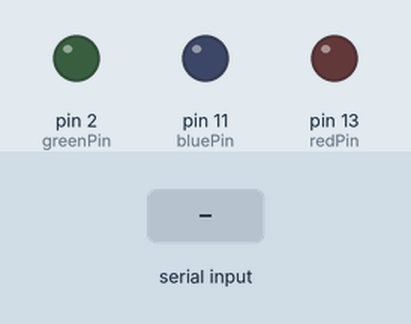
Recording of a sketch running on a simulated Arduino Uno, built with avr-gcc and run on an emulated ATmega328P. Parts: output pins drawn as LEDs (lit = HIGH). Inputs (shaded band) come from the test bench. What the sketch prints to the serial monitor is not drawn.

Above: at 1.2 s.
1.3 s: "red" received over Serial
At 3.5 s:
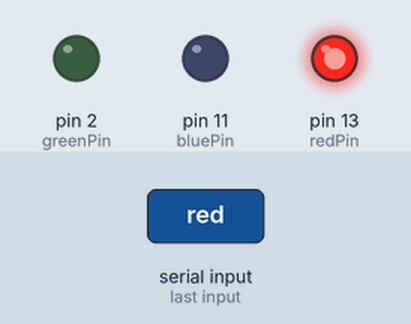
3.8 s: "blue" received over Serial
At 5.4 s:
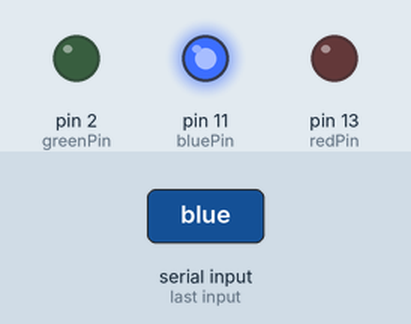
6.3 s: "green" received over Serial
At 8.5 s:
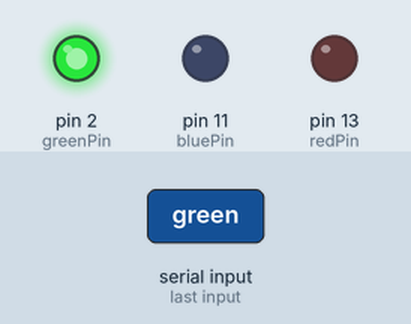
Timing chart, 0 to 10.0 s (numbered marks = the images above; inputs shaded):
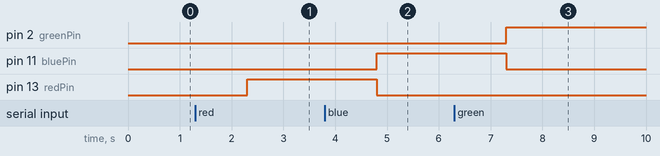

The sketch:

19_string_input.ino
```cpp
int redPin = 13;
int bluePin = 11;
int greenPin = 2;
String input;
String msg = "What led do you want to turn on? ";

void setup() {
  // put your setup code here, to run once:
Serial.begin(9600);
pinMode(redPin, OUTPUT);
pinMode(bluePin, OUTPUT);
pinMode(greenPin, OUTPUT);
}

void loop() {
  // put your main code here, to run repeatedly:
Serial.print(msg);

while(Serial.available() == 0){}

input = Serial.readString();
Serial.println(input);

if(input == "red" || input == "Red" || input == "RED")
{
  digitalWrite(redPin, HIGH);
  digitalWrite(bluePin, LOW);
  digitalWrite(greenPin, LOW);
}

if(input == "blue" || input == "Blue" || input == "BLUE")
{
  digitalWrite(redPin, LOW);
  digitalWrite(bluePin, HIGH);
  digitalWrite(greenPin, LOW);
}

if(input == "green" || input == "Green" || input == "GREEN")
{
  digitalWrite(redPin, LOW);
  digitalWrite(bluePin, LOW);
  digitalWrite(greenPin, HIGH);
}
}
```

Measured:
- after the input at 1.3 s, pin 13 (redPin): LOW → HIGH after 1.0 s
- after the input at 3.8 s, pin 11 (bluePin): LOW → HIGH after 1.0 s; pin 13 (redPin): HIGH → LOW after 1.0 s
- after the input at 6.3 s, pin 2 (greenPin): LOW → HIGH after 1.0 s; pin 11 (bluePin): HIGH → LOW after 1.0 s
